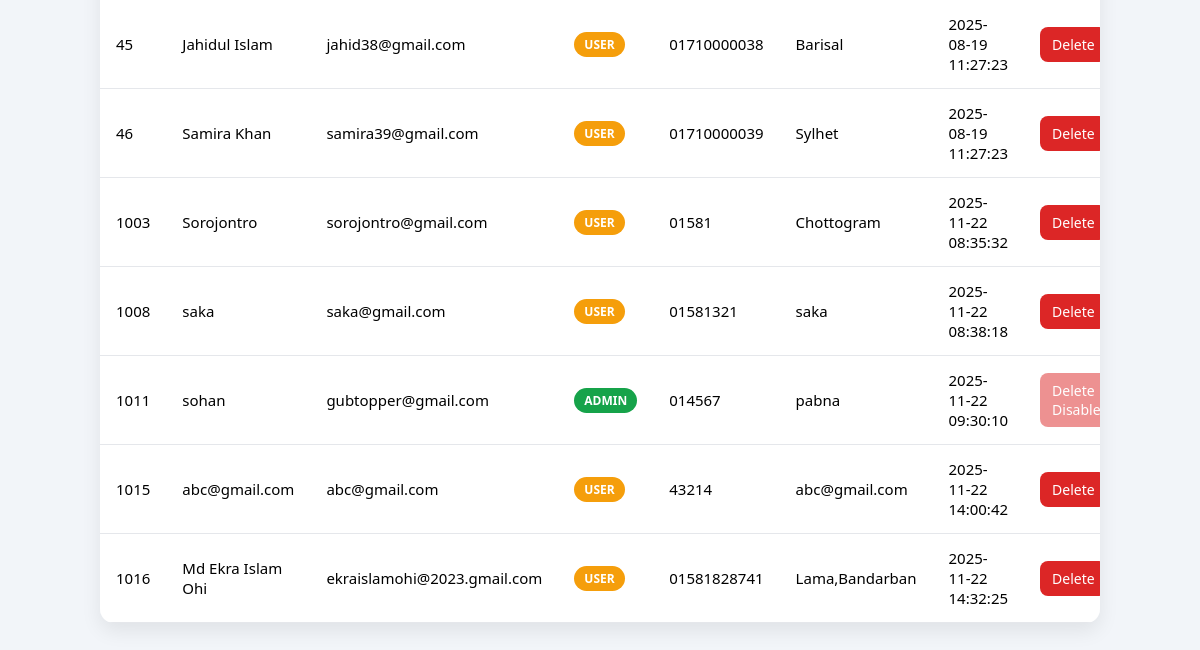
/admin/userManage.php (signed in, lower part), run on an earlier commit of the app's database.
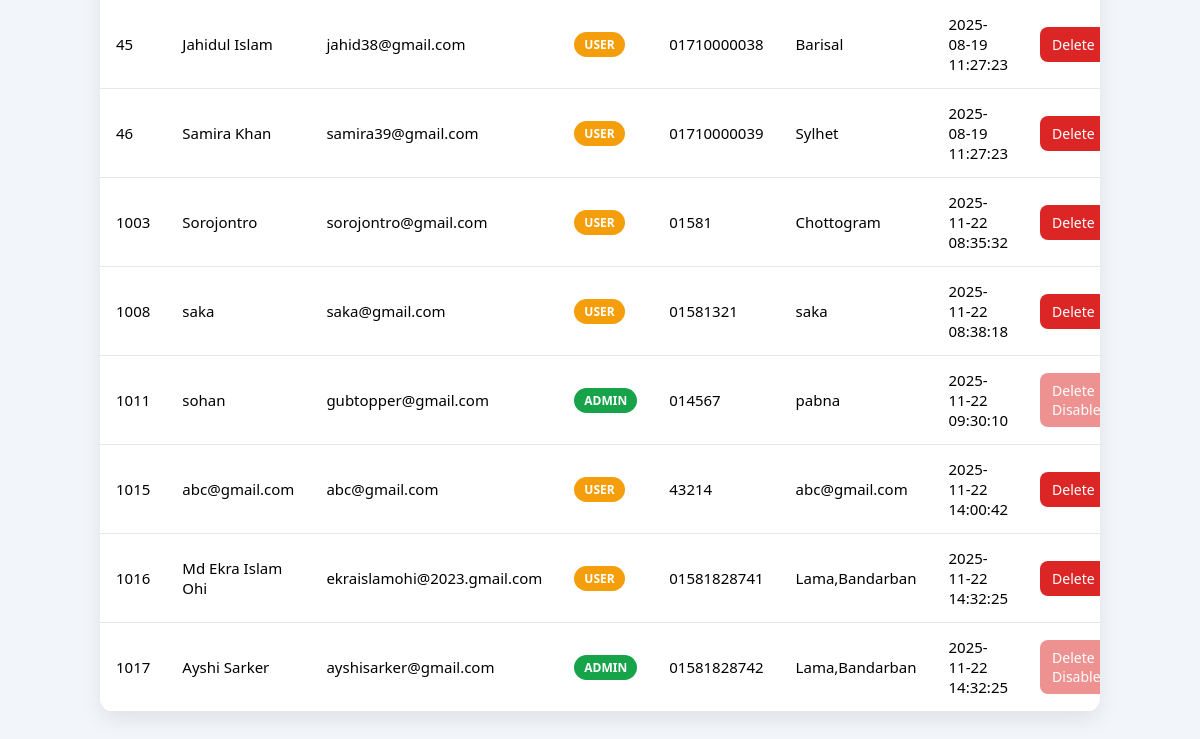
And on a later commit of the database.
### tables this page shows
CREATE TABLE `customers` (
  `customer_id` int(11) NOT NULL,
  `customer_name` varchar(255) NOT NULL,
  `email` varchar(255) DEFAULT NULL,
  `password` varchar(255) NOT NULL,
  `role` enum('admin','user') NOT NULL DEFAULT 'user',
  `phone_number` varchar(20) DEFAULT NULL,
  `address` text DEFAULT NULL,
  `created_at` timestamp NOT NULL DEFAULT current_timestamp(),
  `deleted` enum('0','1') NOT NULL DEFAULT '0'
);

### admin/userManage.php (the view, shortened to what this page needs)
<?php
require_once "../config/db.php";
$stmt = $conn->prepare("SELECT * FROM customers WHERE deleted='0' ORDER BY customer_id ASC");
$stmt->execute();
$result = $stmt->get_result();
?>
<!DOCTYPE html>
<html>
<head>
  <link rel="stylesheet" href="../assets/style.css">
</head>
<body>
<div class="container">
  <div class="table-wrap">
    <table>
      <tbody>
        <?php if ($result->num_rows > 0): ?>
          <?php while($row = $result->fetch_assoc()): ?>
            <?php $isAdmin = ($row["role"] === "admin"); ?>
            <tr>
              <td><?= $row["customer_id"] ?></td>
              <td><?= htmlspecialchars($row["customer_name"]) ?></td>
              <td><?= htmlspecialchars($row["email"]) ?></td>
              <td>
                <?php if ($isAdmin): ?>
                  <span class="badge badge-admin">ADMIN</span>
                <?php else: ?>
                  <span class="badge badge-user">USER</span>
                <?php endif; ?>
              </td>
              <td><?= htmlspecialchars($row["phone_number"]) ?></td>
              <td><?= htmlspecialchars($row["address"]) ?></td>
              <td><?= htmlspecialchars($row["created_at"]) ?></td>
              <td>
                <?php if ($isAdmin): ?>
                  <span class="btn-danger btn-disabled">Delete Disabled</span>
                <?php else: ?>
                  <a class="btn-danger"
                     href="deleteUser.php?id=<?= $row["customer_id"] ?>"
                     onclick="return confirm('Soft delete this user?');">
                     Delete
                  </a>
                <?php endif; ?>
              </td>
            </tr>
          <?php endwhile; ?>
        <?php endif; ?>
      </tbody>
    </table>
  </div>
</div>
</body>
</html>

### assets/style.css (style rules this page uses)
body { font-family: system-ui, sans-serif; background: #f2f5f9; margin: 0; padding: 0; }
.container { width: min(100% - 2rem, 1000px); margin: 40px auto; }

### admin/userManage.php (style rules this page uses)
.table-wrap { overflow-x: auto; border-radius: 14px; box-shadow: 0 8px 20px rgba(0,0,0,.08); background: white; }
table { width: 100%; border-collapse: collapse; min-width: 900px; }
.badge-admin { background:#16a34a; color:white; }
.btn-disabled { opacity: .5; pointer-events: none; cursor: not-allowed; }

What changed in the data, as far as the page shows it:
added customers: customer_id "1017", customer_name "Ayshi Sarker", email "ayshisarker@gmail.com", role "ADMIN", phone_number "01581828742", address "Lama,Bandarban", created_at "2025-11-22 14:32:25"
